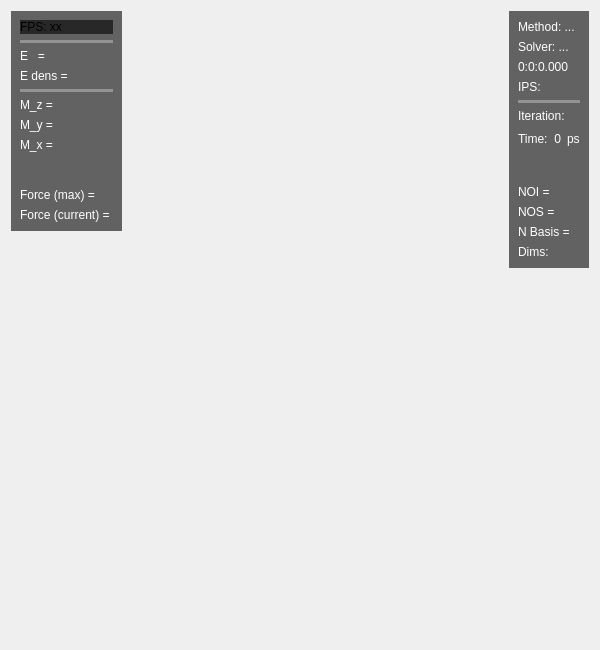
<?xml version="1.0" encoding="UTF-8"?>
<ui version="4.0">
 <class>InfoWidget</class>
 <widget class="QWidget" name="InfoWidget">
  <property name="geometry">
   <rect>
    <x>0</x>
    <y>0</y>
    <width>600</width>
    <height>650</height>
   </rect>
  </property>
  <property name="windowTitle">
   <string>Form</string>
  </property>
  <property name="windowOpacity">
   <double>0.500000000000000</double>
  </property>
  <property name="styleSheet">
   <string notr="true"/>
  </property>
  <layout class="QGridLayout" name="gridLayout">
   <item row="0" column="1">
    <spacer name="horizontalSpacer">
     <property name="orientation">
      <enum>Qt::Horizontal</enum>
     </property>
     <property name="sizeHint" stdset="0">
      <size>
       <width>40</width>
       <height>20</height>
      </size>
     </property>
    </spacer>
   </item>
   <item row="0" column="0">
    <layout class="QGridLayout" name="gridLayout_5">
     <item row="0" column="0">
      <widget class="QWidget" name="widget" native="true">
       <property name="styleSheet">
        <string notr="true">background-color: rgba(0, 0, 0, 150)</string>
       </property>
       <layout class="QGridLayout" name="gridLayout_4">
        <item row="6" column="0">
         <widget class="QLabel" name="m_Label_My">
          <property name="styleSheet">
           <string notr="true">color:white;
background: transparent;
font-family: &quot;Courier&quot;</string>
          </property>
          <property name="text">
           <string>M_y =</string>
          </property>
         </widget>
        </item>
        <item row="5" column="0">
         <widget class="QLabel" name="m_Label_Mx">
          <property name="styleSheet">
           <string notr="true">color:white;
background: transparent;
font-family: &quot;Courier&quot;</string>
          </property>
          <property name="text">
           <string>M_z =</string>
          </property>
         </widget>
        </item>
        <item row="2" column="0">
         <widget class="QLabel" name="m_Label_E">
          <property name="styleSheet">
           <string notr="true">color:white;
background: transparent;
font-family: &quot;Courier&quot;</string>
          </property>
          <property name="text">
           <string>E   = </string>
          </property>
         </widget>
        </item>
        <item row="0" column="0">
         <widget class="QLabel" name="m_Label_FPS">
          <property name="styleSheet">
           <string notr="true">color:white;
background: transparent;
font-family: \&quot;Courier\&quot;</string>
          </property>
          <property name="text">
           <string>FPS: xx</string>
          </property>
         </widget>
        </item>
        <item row="10" column="0">
         <widget class="QLabel" name="m_Label_Force_Max">
          <property name="styleSheet">
           <string notr="true">color:white;
background: transparent;
font-family: &quot;Courier&quot;</string>
          </property>
          <property name="text">
           <string>Force (max) =</string>
          </property>
         </widget>
        </item>
        <item row="7" column="0">
         <widget class="QLabel" name="m_Label_Mz">
          <property name="styleSheet">
           <string notr="true">color:white;
background: transparent;
font-family: &quot;Courier&quot;</string>
          </property>
          <property name="text">
           <string>M_x =</string>
          </property>
         </widget>
        </item>
        <item row="9" column="0">
         <spacer name="verticalSpacer_2">
          <property name="orientation">
           <enum>Qt::Vertical</enum>
          </property>
          <property name="sizeType">
           <enum>QSizePolicy::Minimum</enum>
          </property>
          <property name="sizeHint" stdset="0">
           <size>
            <width>20</width>
            <height>30</height>
           </size>
          </property>
         </spacer>
        </item>
        <item row="4" column="0">
         <widget class="Line" name="line">
          <property name="styleSheet">
           <string notr="true">color:rgba(255, 255, 255, 50%)</string>
          </property>
          <property name="frameShadow">
           <enum>QFrame::Plain</enum>
          </property>
          <property name="lineWidth">
           <number>4</number>
          </property>
          <property name="orientation">
           <enum>Qt::Horizontal</enum>
          </property>
         </widget>
        </item>
        <item row="3" column="0">
         <widget class="QLabel" name="m_Label_E_dens">
          <property name="styleSheet">
           <string notr="true">color:white;
background: transparent;
font-family: &quot;Courier&quot;</string>
          </property>
          <property name="text">
           <string>E dens =</string>
          </property>
         </widget>
        </item>
        <item row="1" column="0">
         <widget class="Line" name="line_2">
          <property name="styleSheet">
           <string notr="true">color:rgba(255, 255, 255, 50%)</string>
          </property>
          <property name="frameShadow">
           <enum>QFrame::Plain</enum>
          </property>
          <property name="lineWidth">
           <number>4</number>
          </property>
          <property name="midLineWidth">
           <number>0</number>
          </property>
          <property name="orientation">
           <enum>Qt::Horizontal</enum>
          </property>
         </widget>
        </item>
        <item row="11" column="0">
         <widget class="QLabel" name="m_Label_Force_Current">
          <property name="styleSheet">
           <string notr="true">color:white;
background: transparent;
font-family: &quot;Courier&quot;</string>
          </property>
          <property name="text">
           <string>Force (current) = </string>
          </property>
         </widget>
        </item>
       </layout>
      </widget>
     </item>
     <item row="1" column="0">
      <spacer name="verticalSpacer_4">
       <property name="orientation">
        <enum>Qt::Vertical</enum>
       </property>
       <property name="sizeHint" stdset="0">
        <size>
         <width>20</width>
         <height>40</height>
        </size>
       </property>
      </spacer>
     </item>
    </layout>
   </item>
   <item row="0" column="2">
    <layout class="QGridLayout" name="gridLayout_3">
     <item row="0" column="0">
      <widget class="QWidget" name="widget_2" native="true">
       <property name="styleSheet">
        <string notr="true">background-color: rgba(0, 0, 0, 150)</string>
       </property>
       <layout class="QGridLayout" name="gridLayout_2">
        <item row="12" column="0">
         <widget class="QLabel" name="m_Label_Dims">
          <property name="styleSheet">
           <string notr="true">color:white;
background: transparent;
font-family: &quot;Courier&quot;</string>
          </property>
          <property name="text">
           <string>Dims:</string>
          </property>
         </widget>
        </item>
        <item row="8" column="0">
         <spacer name="verticalSpacer">
          <property name="orientation">
           <enum>Qt::Vertical</enum>
          </property>
          <property name="sizeType">
           <enum>QSizePolicy::Minimum</enum>
          </property>
          <property name="sizeHint" stdset="0">
           <size>
            <width>20</width>
            <height>30</height>
           </size>
          </property>
         </spacer>
        </item>
        <item row="5" column="0">
         <widget class="QLabel" name="m_Label_Iteration">
          <property name="styleSheet">
           <string notr="true">color:white;
background: transparent;
font-family: &quot;Courier&quot;</string>
          </property>
          <property name="text">
           <string>Iteration: </string>
          </property>
         </widget>
        </item>
        <item row="3" column="0">
         <widget class="QLabel" name="m_Label_IPS">
          <property name="styleSheet">
           <string notr="true">color:white;
background: transparent;
font-family: &quot;Courier&quot;</string>
          </property>
          <property name="text">
           <string>IPS:</string>
          </property>
         </widget>
        </item>
        <item row="9" column="0">
         <widget class="QLabel" name="m_Label_NOI">
          <property name="styleSheet">
           <string notr="true">color:white;
background: transparent;
font-family: &quot;Courier&quot;</string>
          </property>
          <property name="text">
           <string>NOI =</string>
          </property>
         </widget>
        </item>
        <item row="1" column="0">
         <widget class="QLabel" name="m_Label_Solver">
          <property name="styleSheet">
           <string notr="true">color:white;
background: transparent;
font-family: &quot;Courier&quot;</string>
          </property>
          <property name="text">
           <string>Solver: ...</string>
          </property>
         </widget>
        </item>
        <item row="10" column="0">
         <widget class="QLabel" name="m_Label_NOS">
          <property name="styleSheet">
           <string notr="true">color:white;
background: transparent;
font-family: &quot;Courier&quot;</string>
          </property>
          <property name="text">
           <string>NOS =</string>
          </property>
         </widget>
        </item>
        <item row="0" column="0">
         <widget class="QLabel" name="m_Label_Method">
          <property name="styleSheet">
           <string notr="true">color:white;
background: transparent;
font-family: &quot;Courier&quot;</string>
          </property>
          <property name="text">
           <string>Method: ...</string>
          </property>
         </widget>
        </item>
        <item row="11" column="0">
         <widget class="QLabel" name="m_Label_NBasis">
          <property name="styleSheet">
           <string notr="true">color:white;
background: transparent;
font-family: &quot;Courier&quot;</string>
          </property>
          <property name="text">
           <string>N Basis =</string>
          </property>
         </widget>
        </item>
        <item row="4" column="0">
         <widget class="Line" name="line_3">
          <property name="styleSheet">
           <string notr="true">color:rgba(255, 255, 255, 50%)</string>
          </property>
          <property name="frameShadow">
           <enum>QFrame::Plain</enum>
          </property>
          <property name="lineWidth">
           <number>4</number>
          </property>
          <property name="orientation">
           <enum>Qt::Horizontal</enum>
          </property>
         </widget>
        </item>
        <item row="7" column="0">
         <layout class="QGridLayout" name="gridLayout_6">
          <item row="0" column="3">
           <widget class="QLabel" name="label_2">
            <property name="maximumSize">
             <size>
              <width>20</width>
              <height>16777215</height>
             </size>
            </property>
            <property name="styleSheet">
             <string notr="true">color:white;
background: transparent;
font-family: &quot;Courier&quot;</string>
            </property>
            <property name="text">
             <string>ps</string>
            </property>
           </widget>
          </item>
          <item row="0" column="0">
           <widget class="QLabel" name="label_3">
            <property name="styleSheet">
             <string notr="true">color:white;
background: transparent;
font-family: &quot;Courier&quot;</string>
            </property>
            <property name="text">
             <string>Time:</string>
            </property>
           </widget>
          </item>
          <item row="0" column="2">
           <widget class="QLabel" name="m_Label_Time">
            <property name="styleSheet">
             <string notr="true">color:white;
background: transparent;
font-family: &quot;Courier&quot;</string>
            </property>
            <property name="text">
             <string>0</string>
            </property>
            <property name="alignment">
             <set>Qt::AlignRight|Qt::AlignTrailing|Qt::AlignVCenter</set>
            </property>
           </widget>
          </item>
          <item row="0" column="1">
           <spacer name="horizontalSpacer_2">
            <property name="orientation">
             <enum>Qt::Horizontal</enum>
            </property>
            <property name="sizeType">
             <enum>QSizePolicy::Preferred</enum>
            </property>
            <property name="sizeHint" stdset="0">
             <size>
              <width>0</width>
              <height>20</height>
             </size>
            </property>
           </spacer>
          </item>
         </layout>
        </item>
        <item row="2" column="0">
         <widget class="QLabel" name="m_Label_Wall_Time">
          <property name="styleSheet">
           <string notr="true">color:white;
background: transparent;
font-family: &quot;Courier&quot;</string>
          </property>
          <property name="text">
           <string>0:0:0.000</string>
          </property>
         </widget>
        </item>
       </layout>
      </widget>
     </item>
     <item row="1" column="0">
      <spacer name="verticalSpacer_3">
       <property name="orientation">
        <enum>Qt::Vertical</enum>
       </property>
       <property name="sizeHint" stdset="0">
        <size>
         <width>20</width>
         <height>40</height>
        </size>
       </property>
      </spacer>
     </item>
    </layout>
   </item>
  </layout>
 </widget>
 <resources/>
 <connections/>
</ui>
